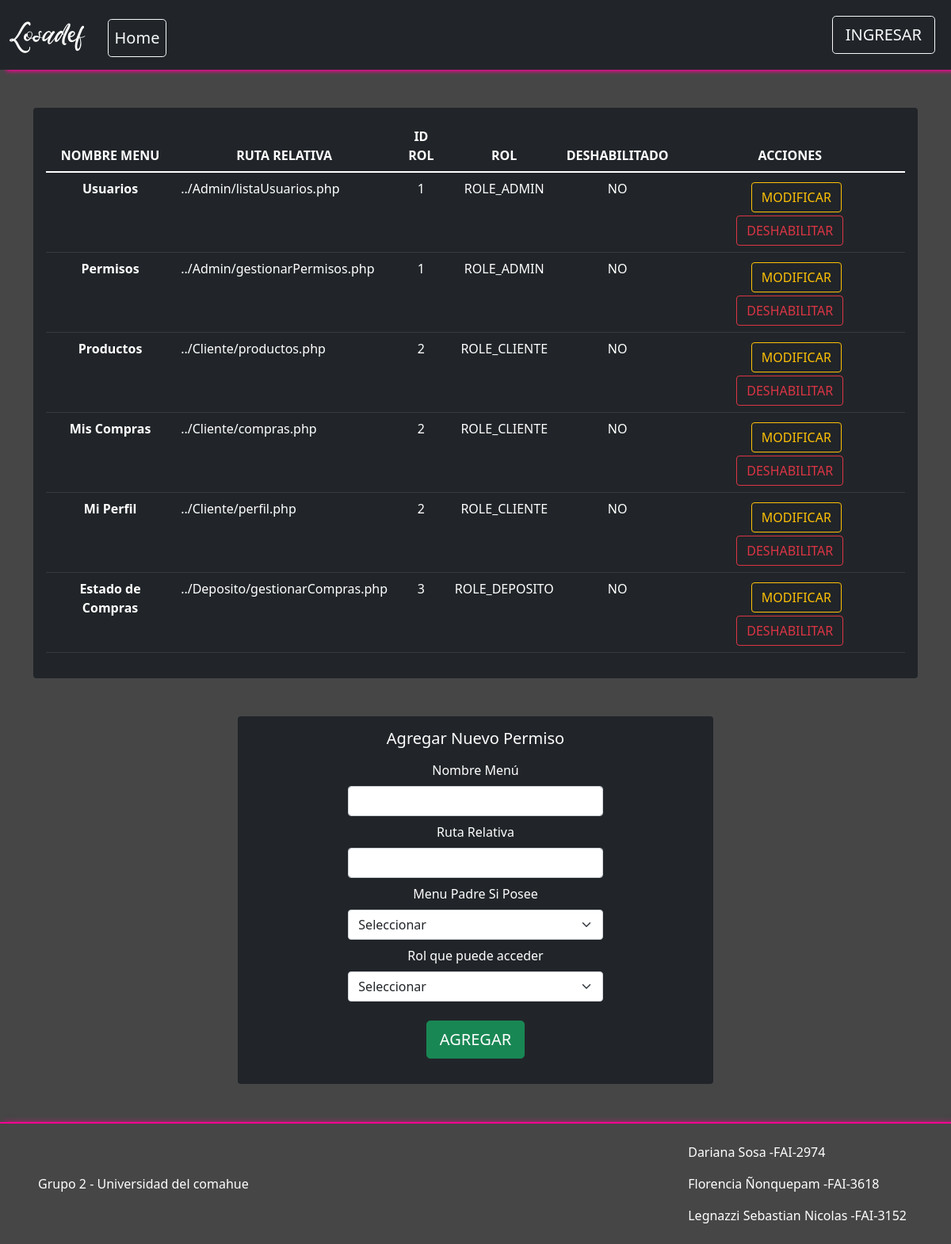
/Vista/Admin/gestionarPermisos.php, run on the app's committed database.
### tables this page shows
CREATE TABLE IF NOT EXISTS `menu` (
  `idMenu` bigint(20) NOT NULL AUTO_INCREMENT,
  `meNombre` varchar(50) NOT NULL COMMENT 'Nombre del item del menu',
  `meDescripcion` varchar(124) NOT NULL COMMENT 'Descripcion mas detallada del item del menu',
  `idPadre` bigint(20) DEFAULT NULL COMMENT 'Referencia al id del menu que es subitem',
  `meDeshabilitado` timestamp NULL DEFAULT CURRENT_TIMESTAMP COMMENT 'Fecha en la que el menu fue deshabilitado por ultima vez',
  PRIMARY KEY (`idMenu`),
  UNIQUE KEY `idmenu` (`idMenu`),
  KEY `fkmenu_1` (`idPadre`)
);

CREATE TABLE IF NOT EXISTS `rol` (
  `idRol` bigint(20) NOT NULL AUTO_INCREMENT,
  `rolDescripcion` varchar(50) NOT NULL,
  PRIMARY KEY (`idRol`),
  UNIQUE KEY `idrol` (`idRol`)
);

### util/funciones.php (called while the page is built, shortened)
<?php
spl_autoload_register(function ($class_name){
    $directorys = array(
        $GLOBALS['ROOT'].'Modelo/',
        $GLOBALS['ROOT'].'Modelo/conector/',
        $GLOBALS['ROOT'].'Control/',
    );
});
?>

### Control/C_Session.php (called while the page is built, shortened)
<?php
class C_Session{
    public function activa(){
        $resp=isset($_SESSION["nombreUsuario"])? TRUE : FALSE;
        return $resp;
    }
}
?>

### Modelo/Rol.php (called while the page is built, shortened)
<?php
include_once('Conector/BaseDatos.php');
class Rol
{
    private $idRol;
    private $rolDescripcion;
    public function setIdRol($idRol)
    {
        $this->idRol = $idRol;
    }
    public function setRolDescripcion($rolDescripcion)
    {
        $this->rolDescripcion = $rolDescripcion;
    }
    public function getIdRol()
    {
        return $this->idRol;
    }
    public function getRolDescripcion()
    {
        return $this->rolDescripcion;
    }
    public function __construct()
    {
        $this->idRol = "";
        $this->rolDescripcion = "";
    }
    public function cargar()
    {
        $resp = false;
        $base = new BaseDatos();
        $sql = "SELECT * FROM rol WHERE idRol = " . $this->getIdrol();
        if ($base->Iniciar()) {
            $res = $base->Ejecutar($sql);
            if ($res > -1) {
                if ($res > 0) {
                    $row = $base->Registro();
                    $resp = true;
                }
            }
        } else {
            $this->setMensajeOperacion("rol->listar: " . $base->getError());
        }
        return $resp;
    }
}

### modelo/conector/BaseDatos.php (called while the page is built, shortened)
<?php
class BaseDatos extends PDO {
  	private $conec;
  	private $indice;
  	private $resultado;
    public function __construct(){
        $this->indice =0;
        try {
           $this->conec=true;
        }catch (PDOException $e) {
            $this->sql = $e->getMessage();
            $this->conec=false;
        }
    }
    public function Iniciar(){
        return $this->getConec();
    }
    public function getConec(){
        return $this->conec;
    }
    public function setSQL($e){
        return "\n".$this->sql = $e;
    }
    public function Ejecutar($sql){
        $resp = null;
        if ( stristr($sql,"select")){
            $resp =  $this->EjecutarSelect($sql);
        }
        return $resp;
   }
   private function EjecutarSelect($sql){
       $cant = -1;
       $resultado=parent::query($sql);
       if(!$resultado){
           $this->analizarDebug();
       }else {
          $arregloResult = $resultado->fetchAll();
          $cant = count($arregloResult);
       }
       return $cant;
   }
   public function Registro() {
       $filaActual = false;
       $indiceActual = $this->getIndice();
       if ($indiceActual>=0) {
           $filas = $this->getResultado();
           if($indiceActual<count($filas)){
               $filaActual =  $filas[$indiceActual];
           }else {
               $this->setIndice(-1);
           }
       }
       return $filaActual;
   }
   private function setIndice ($valor){
       $this->indice = $valor;
   }
   private function getIndice (){
       return $this->indice;
   }
   private function setResultado($valor){
       $this->resultado = $valor;
   }
   private function getResultado(){
      return $this->resultado;
   }
}

### Modelo/MenuRol.php (called while the page is built, shortened)
<?php
include_once 'conector/BaseDatos.php';
class MenuRol
{
    private $menu;
    private $rol;
    public function setRol($rol)
    {
        $this->rol = $rol;
    }
    public function setMenu($menu)
    {
        $this->menu = $menu;
    }
    public function getRol()
    {
        return $this->rol;
    }
    public function getMenu()
    {
        return $this->menu;
    }
    public function __construct()
    {
        $this->menu = new Menu();
        $this->rol = new Rol();
    }
    public function listar($parametro = "")
    {
        $arreglo = null;
        $base = new BaseDatos();
        $sql = "SELECT * FROM menurol ";
        if ($parametro != "") {
            $sql .= 'WHERE ' . $parametro;
        }
        $res = $base->Ejecutar($sql);
        if ($res > -1) {
            if ($res > 0) {
                $arreglo = array();
                while ($row = $base->Registro()) {
                    $menu = null;
                    if ($row['idMenu'] != null) {
                        $menu = new Menu();
                        $menu->setIdMenu($row['idMenu']);
                        $menu->cargar();
                    }
                    $rol = null;
                    if ($row['idRol'] != null) {
                        $rol = new Rol();
                        $rol->setIdRol($row['idRol']);
                        $rol->cargar();
                    }
                    $obj = new MenuRol();
                    $obj->setear($menu, $rol);
                    array_push($arreglo, $obj);
                }
            }
        }
        return $arreglo;
    }
}

### Control/C_MenuRol.php (called while the page is built, shortened)
<?php
class C_MenuRol{
    public function buscar($param){
        $where = " true ";
        $objMenuRol = new MenuRol();
        $arreglo = $objMenuRol->listar($where);
        return $arreglo;
    }
}
?>

### Modelo/Menu.php (called while the page is built, shortened)
<?php
include_once('conector/BaseDatos.php');
class Menu {
    private $idMenu;
    private $meNombre;
    private $meDescripcion;
    private $meDeshabilitado;
    public function setIdMenu($idMenu){
        $this->idMenu = $idMenu;
    }
    public function setMeNombre($meNombre){
        $this->meNombre = $meNombre;
    }
    public function setMeDeshabilitado($meDeshabilitado){
        $this->meDeshabilitado = $meDeshabilitado;
    }
    public function setMeDescripcion($meDescripcion){
        $this->meDescripcion = $meDescripcion;
    }
    public function getIdMenu(){
        return $this->idMenu;
    }
    public function getMeNombre(){
        return $this->meNombre;
    }
    public function getMeDeshabilitado(){
        return $this->meDeshabilitado;
    }
    public function getMeDescripcion(){
        return $this->meDescripcion;
    }
    public function __construct(){
        $this->idMenu = "";
        $this->meNombre = "";
        $this->meDeshabilitado = null;
    }
    public function cargar(){
        $resp = false;
        $base = new BaseDatos();
        $sql = "SELECT * FROM menu WHERE idMenu = " .$this->getIdMenu();
        if ($base->Iniciar()) {
            $res = $base->Ejecutar($sql);
            if ($res > -1) {
                if ($res > 0) {
                    $resp =  true;
                }
            }
        } else {
            $this->setMensajeOperacion("menu->listar: " . $base->getError());
        }
        return $resp;
    }
}

### Vista/Admin/gestionarPermisos.php (the view, shortened to what this page needs)
<?php
include_once('../estructura/Cabecera.php');
$objMenuRol=new C_MenuRol();
$permisos=$objMenuRol->buscar(null);
if ($permisos != null) {
    $cantPermisos=count($permisos);
} else{
    $cantRoles=-1;
}
?>
<div class="container-md mx-auto m-5">
<?php
    if ($cantPermisos > -1) {
    ?>
<div class="rounded p-3 mb-2 bg-dark text-white">
        <table class="table table-dark table-hover p-5">
            <thead class="text-center">
            <tr>
            <th scope="col-6">NOMBRE MENU</th>
            <th scope="col-6">RUTA RELATIVA</th>
            <th scope="col-2">ID ROL</th>
            <th scope="col-4">ROL</th>
            <th scope="col-4">DESHABILITADO</th>
            <th scope="col-4">ACCIONES</th>
            </tr>
            </thead>
            <tbody>
            <?php
                foreach($permisos as $permiso){
                    ?>
                    <tr>
                    <th scope="row" class="text-center"><?php echo $permiso->getMenu()->getMeNombre()?></th>
                    <td><?php echo $permiso->getMenu()->getMeDescripcion() ?></td>
                    <td class="text-center"> <?php echo $permiso->getRol()->getIdRol() ?> </td>
                    <td class="text-center"> <?php echo $permiso->getRol()->getRolDescripcion()  ?>
                    </td>
                    <td class="text-center"> <?php echo $permiso->getMenu()->getMeDeshabilitado()==NULL?"NO":$permiso->getMenu()->getMeDeshabilitado()?>
                    </td>
                    <td class="text-center">
                        <form method="POST" action="modificarPermisos.php">
                        <button type="submit"
                        class="ms-3 my-1 text-decoration-none btn btn-outline-warning"> MODIFICAR </button>
                        <?php echo $permiso->getMenu()->getMeDeshabilitado()==NULL?
                        "<button type='button' class='mx-2 text-decoration-none btn btn-outline-danger deshabilitar'>
                        DESHABILITAR
                        </button>":
                        "<button type='button' class='mx-2 text-decoration-none btn btn-outline-danger habilitar'>
                        HABILITAR
                        </button>";
                        ?>
                        </form>
                    </td>
                </tr>
                <?php
                }
            ?>
            </tbody>
            </table>
            </div>
            <?php
    }else{
        ?>
        <div class="alert alert-warning" role="alert">
            No existen roles cargados...
        </div>
        <?php
    }
    ?>
</div>
<div class="container-md w-50 text-center rounded p-3 mb-2 bg-dark text-white my-5 mb-5">
    <form class="row justify-content-center needs-validation" id="formNuevoPermiso"
        method="POST" action="../Accion/nuevoPermiso.php" novalidate>
        <div class="col-10">
            <h5>Agregar Nuevo Permiso</h5>
        </div>
            <div class="col-lg-7 col-12 mt-2">
                <label>Nombre Menú </label>
                <input type="text" pattern="[a-zA-Z]+\s?[a-zA-Z]*\s?[a-zA-Z]*\s?[a-zA-Z]*\s?[a-zA-Z]*"
                name="meNombre" minlength="3" class="form-control text mt-2" required>
            </div>
            <div class="col-lg-7 col-12 mt-2">
                <label>Ruta Relativa </label>
                <input type="text" pattern="(..\/)([a-zA-Z0-9_\-]+)(\/[a-zA-Z0-9_\-]+)\.php" name="meDescripcion" minlength="10"
                class="form-control text mt-2" required>
            </div>
            <div class="col-lg-7 col-12 mt-2">
                <label>Menu Padre Si Posee</label>
                <select name="idPadre" class="form-select mt-2" aria-label=".form-select example">
                <option value="" selected>Seleccionar</option>
                </select>
            </div>
            <div class="col-lg-7 col-12 mt-2">
                <label>Rol que puede acceder</label>
                <select name="idRol" class="form-select mt-2" aria-label=".form-select example" required>
                <option value="" selected>Seleccionar</option>
                </select>
            </div>
            <div class="col-10">
            <button class="btn btn-lg btn-success my-3 mt-4" type="submit"
                id="nuevoPermiso">AGREGAR
            </button>
            </div>
    </form>
</div>
<?php
include_once("../estructura/Pie.php")
?>

### vista/estructura/Cabecera.php (shortened to what this page needs)
<?php
$objSession = new C_Session();
?>
<!DOCTYPE html>
<html lang="en">
<head>
  <link rel="stylesheet" href="../bootstrap/css/bootstrap.min.css">
  <link rel="stylesheet" href="../css/producto.css">
  <link rel="stylesheet" href="../css/home.css">
  <link rel="stylesheet" href="../alertas/dist/sweetalert2.min.css">
</head>
<body>
  <header class="navbar navbar-expand-lg navbar-dark bg-dark" >
    <div class="container-fluid">
        <a href="../../index.php" class="navbar-brand losadef text-white">
          Losadef
        </a>
        <div class="collapse navbar-collapse" id="navbarsExample03">
          <ul class="navbar-nav me-auto mb-2 m-2 mb-sm-0">
            <li><a href="../../index.php" role="button" class="px-2 mx-1 btn btn-lg btn-outline-light">Home</a></li>
          </ul>
          <div class="text-end">
            <?php if ($objSession->activa()) {
            ?>
              <button type='button' class='btn btn-lg btn-outline-light me-2' onclick="cerrarSesion()">SALIR</button>
            <?php
            } else {
            ?>
              <a href='../sesion/IniciarSesion.php' class='btn btn-lg btn-outline-light me-2'>INGRESAR</a>
            <?php
            } ?>
        </div>
      </div>
    </div>
  </header>

### vista/estructura/Pie.php
        <footer class=" d-flex flex-wrap justify-content-between align-items-center py-3 px-5" style="margin-top: 0%" id="footer" style="width: 100%;">
            <p class="col-md-4 mb-0 text-white" style="display: inline-block;" id="universidad"> Grupo 2 - Universidad del comahue</p>
            <ul class="nav justify-content-end flex-column col-3,5">
            <li class="nav-item"><a href="https://github.com/florencianionquepan" class="nav-link px-2 text-white" ><span>Dariana Sosa -FAI-2974</span></a></li>
            <li class="nav-item"><a href="https://github.com/darianasm" class="nav-link px-2 text-white" ><span> Florencia Ñonquepam -FAI-3618</span></a></li>
            <li class="nav-item"><a href="https://github.com/SebastianLegnazzi" class="nav-link px-2 text-white" ><span> Legnazzi Sebastian Nicolas -FAI-3152</span></a></li>
            </ul>
        </footer>
</body>
</html>

### vista/css/producto.css (style rules this page uses)
html { scroll-behavior: smooth; }
body { background-color: rgb(70, 70, 70); }
footer { position: relative; bottom: 0; margin-top: 140px; border-top: 2px solid rgb(255, 0, 149); box-shadow: 5px 2px 8px rgb(255, 0, 149); }

### Vista/css/home.css (style rules this page uses)
.losadef { font-family: "mifuente"; font-size:4.5ch; }
header { box-shadow: 8px 2px 5px rgb(255, 0, 149); margin-bottom:4px; }

### data on the page
menu: meNombre "Usuarios", meDescripcion "../Admin/listaUsuarios.php", shows "NO", shows "DESHABILITAR"
rol: idRol "1", rolDescripcion "ROLE_ADMIN"
menu: meNombre "Permisos", meDescripcion "../Admin/gestionarPermisos.php", shows "NO", shows "DESHABILITAR"
menu: meNombre "Productos", meDescripcion "../Cliente/productos.php", shows "NO", shows "DESHABILITAR"
rol: idRol "2", rolDescripcion "ROLE_CLIENTE"
menu: meNombre "Mis Compras", meDescripcion "../Cliente/compras.php", shows "NO", shows "DESHABILITAR"
menu: meNombre "Mi Perfil", meDescripcion "../Cliente/perfil.php", shows "NO", shows "DESHABILITAR"
menu: meNombre "Estado de Compras", meDescripcion "../Deposito/gestionarCompras.php", shows "NO", shows "DESHABILITAR"
rol: idRol "3", rolDescripcion "ROLE_DEPOSITO"
